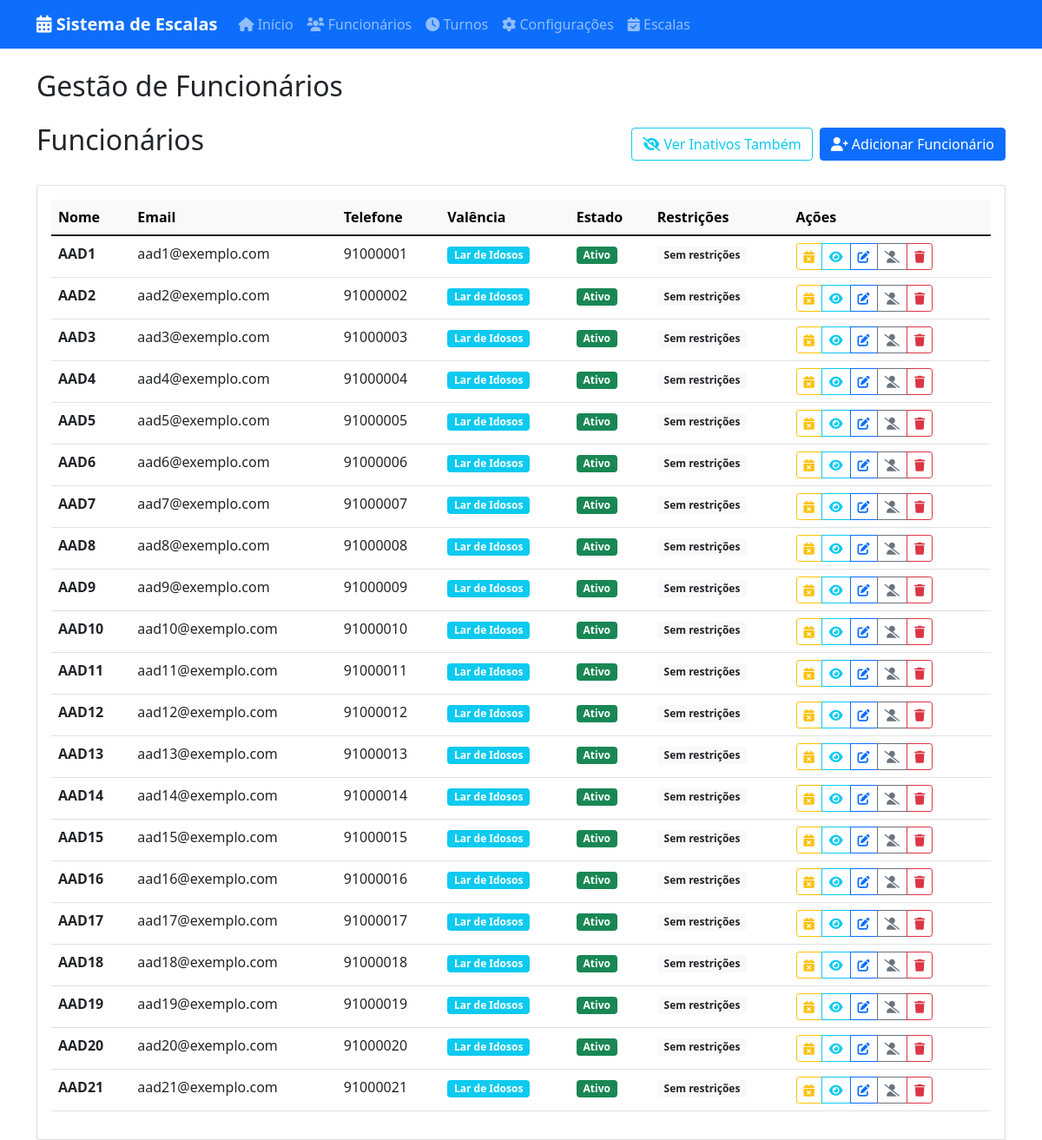
The app's page /funcionarios with its own data.
### models.py (models this page shows)
class Funcionario(db.Model):
    id = db.Column(db.Integer, primary_key=True)
    nome = db.Column(db.String(100), nullable=False)
    email = db.Column(db.String(120), unique=True, nullable=False)
    telefone = db.Column(db.String(20))
    valencia = db.Column(db.String(50), nullable=False)
    ativo = db.Column(db.Boolean, default=True)
    restricoes = db.relationship('Restricao', backref='funcionario', lazy=True, cascade='all, delete-orphan')
    escalas = db.relationship('Escala', backref='funcionario', lazy=True, cascade='all, delete-orphan')

### app.py (the view)
@app.route('/funcionarios')
def funcionarios():
    mostrar_inativos = request.args.get('mostrar_inativos', 'false').lower() == 'true'
    if mostrar_inativos:
        funcionarios = Funcionario.query.options(joinedload(Funcionario.restricoes)).all()
    else:
        funcionarios = Funcionario.query.filter_by(ativo=True).options(joinedload(Funcionario.restricoes)).all()
    return render_template('funcionarios.html', funcionarios=funcionarios, mostrar_inativos=mostrar_inativos)

### templates/funcionarios.html (shortened to what this page needs)
{% extends "base.html" %}
{% block page_title %}Gestão de Funcionários{% endblock %}
{% block content %}
<div class="d-flex justify-content-between align-items-center mb-4">
    <h2>Funcionários</h2>
    <div class="d-flex gap-2">
        {% if mostrar_inativos %}
            <a href="{{ url_for('funcionarios') }}" class="btn btn-outline-secondary">
                <i class="fas fa-eye"></i> Ver Apenas Ativos
            </a>
        {% else %}
            <a href="{{ url_for('funcionarios', mostrar_inativos='true') }}" class="btn btn-outline-info">
                <i class="fas fa-eye-slash"></i> Ver Inativos Também
            </a>
        {% endif %}
        <a href="{{ url_for('adicionar_funcionario') }}" class="btn btn-primary">
            <i class="fas fa-user-plus"></i> Adicionar Funcionário
        </a>
    </div>
</div>
<div class="card">
    <div class="card-body">
        {% if funcionarios %}
        <div class="table-responsive">
            <table class="table table-hover">
                <thead class="table-light">
                    <tr>
                        <th>Nome</th>
                        <th>Email</th>
                        <th>Telefone</th>
                        <th>Valência</th>
                        <th>Estado</th>
                        <th>Restrições</th>
                        <th>Ações</th>
                    </tr>
                </thead>
                <tbody>
                    {% for funcionario in funcionarios %}
                    <tr>
                        <td>
                            <strong>{{ funcionario.nome }}</strong>
                        </td>
                        <td>{{ funcionario.email }}</td>
                        <td>{{ funcionario.telefone or '-' }}</td>
                        <td>
                            <span class="badge bg-info">{{ funcionario.valencia }}</span>
                        </td>
                        <td>
                            {% if funcionario.ativo %}
                                <span class="badge bg-success">Ativo</span>
                            {% else %}
                                <span class="badge bg-secondary">Inativo</span>
                            {% endif %}
                        </td>
                        <td>
                            {% if funcionario.restricoes %}
                                <span class="badge bg-warning">{{ funcionario.restricoes|length }} restrições</span>
                            {% else %}
                                <span class="badge bg-light text-dark">Sem restrições</span>
                            {% endif %}
                        </td>
                        <td>
                            <div class="btn-group" role="group">
                                <button type="button" class="btn btn-sm btn-outline-warning"
                                        title="Gerir Restrições" onclick="mostrarRestricoes({{ funcionario.id }}, '{{ funcionario.nome }}')">
                                    <i class="fas fa-calendar-times"></i>
                                </button>
                                <button type="button" class="btn btn-sm btn-outline-info"
                                        title="Ver Detalhes">
                                    <i class="fas fa-eye"></i>
                                </button>
                                <button type="button" class="btn btn-sm btn-outline-primary"
                                        title="Editar">
                                    <i class="fas fa-edit"></i>
                                </button>
                                {% if funcionario.ativo %}
                                    <button type="button" class="btn btn-sm btn-outline-secondary"
                                            title="Desativar" onclick="confirmarDesativar({{ funcionario.id }}, '{{ funcionario.nome }}')">
                                        <i class="fas fa-user-slash"></i>
                                    </button>
                                {% else %}
                                    <button type="button" class="btn btn-sm btn-outline-success"
                                            title="Ativar" onclick="confirmarAtivar({{ funcionario.id }}, '{{ funcionario.nome }}')">
                                        <i class="fas fa-user-check"></i>
                                    </button>
                                {% endif %}
                                <button type="button" class="btn btn-sm btn-outline-danger"
                                        title="Eliminar" onclick="confirmarEliminar({{ funcionario.id }}, '{{ funcionario.nome }}')">
                                    <i class="fas fa-trash"></i>
                                </button>
                            </div>
                        </td>
                    </tr>
                    {% endfor %}
                </tbody>
            </table>
        </div>
        {% endif %}
    </div>
</div>
{% endblock %}

### templates/base.html (shortened to what this page needs)
<!DOCTYPE html>
<html lang="pt">
<head>
    <link href="https://cdn.jsdelivr.net/npm/bootstrap@5.1.3/dist/css/bootstrap.min.css" rel="stylesheet">
    <link href="https://cdnjs.cloudflare.com/ajax/libs/font-awesome/6.0.0/css/all.min.css" rel="stylesheet">
</head>
<body>
    <nav class="navbar navbar-expand-lg navbar-dark bg-primary">
        <div class="container">
            <a class="navbar-brand" href="{{ url_for('index') }}">
                <i class="fas fa-calendar-alt"></i> Sistema de Escalas
            </a>
            <div class="collapse navbar-collapse" id="navbarNav">
                <ul class="navbar-nav me-auto">
                    <li class="nav-item">
                        <a class="nav-link" href="{{ url_for('index') }}">
                            <i class="fas fa-home"></i> Início
                        </a>
                    </li>
                    <li class="nav-item">
                        <a class="nav-link" href="{{ url_for('funcionarios') }}">
                            <i class="fas fa-users"></i> Funcionários
                        </a>
                    </li>
                    <li class="nav-item">
                        <a class="nav-link" href="{{ url_for('turnos') }}">
                            <i class="fas fa-clock"></i> Turnos
                        </a>
                    </li>
                    <li class="nav-item">
                        <a class="nav-link" href="{{ url_for('configuracoes') }}">
                            <i class="fas fa-cog"></i> Configurações
                        </a>
                    </li>
                    <li class="nav-item">
                        <a class="nav-link" href="{{ url_for('escalas') }}">
                            <i class="fas fa-calendar-check"></i> Escalas
                        </a>
                    </li>
                </ul>
            </div>
        </div>
    </nav>
    <div class="container mt-4">
        <h2 class="mb-4">{% block page_title %}Sistema de Escalas{% endblock %}</h2>
        {% block content %}{% endblock %}
    </div>
</body>
</html>

### templates/base.html (style rules this page uses)
.navbar-brand { font-weight: bold; }
.card { box-shadow: 0 0.125rem 0.25rem rgba(0, 0, 0, 0.075); }
.table th { background-color: #f8f9fa; }
.btn-sm { font-size: 0.875rem; }

### records on screen
Funcionario: nome "AAD1", email "aad1@exemplo.com", telefone "91000001", valencia "Lar de Idosos", ativo "Ativo"
Funcionario: nome "AAD2", email "aad2@exemplo.com", telefone "91000002", valencia "Lar de Idosos", ativo "Ativo"
Funcionario: nome "AAD3", email "aad3@exemplo.com", telefone "91000003", valencia "Lar de Idosos", ativo "Ativo"
Funcionario: nome "AAD4", email "aad4@exemplo.com", telefone "91000004", valencia "Lar de Idosos", ativo "Ativo"
Funcionario: nome "AAD5", email "aad5@exemplo.com", telefone "91000005", valencia "Lar de Idosos", ativo "Ativo"
Funcionario: nome "AAD6", email "aad6@exemplo.com", telefone "91000006", valencia "Lar de Idosos", ativo "Ativo"
Funcionario: nome "AAD7", email "aad7@exemplo.com", telefone "91000007", valencia "Lar de Idosos", ativo "Ativo"
Funcionario: nome "AAD8", email "aad8@exemplo.com", telefone "91000008", valencia "Lar de Idosos", ativo "Ativo"
Funcionario: nome "AAD9", email "aad9@exemplo.com", telefone "91000009", valencia "Lar de Idosos", ativo "Ativo"
Funcionario: nome "AAD10", email "aad10@exemplo.com", telefone "91000010", valencia "Lar de Idosos", ativo "Ativo"
Funcionario: nome "AAD11", email "aad11@exemplo.com", telefone "91000011", valencia "Lar de Idosos", ativo "Ativo"
Funcionario: nome "AAD12", email "aad12@exemplo.com", telefone "91000012", valencia "Lar de Idosos", ativo "Ativo"
Funcionario: nome "AAD13", email "aad13@exemplo.com", telefone "91000013", valencia "Lar de Idosos", ativo "Ativo"
Funcionario: nome "AAD14", email "aad14@exemplo.com", telefone "91000014", valencia "Lar de Idosos", ativo "Ativo"
Funcionario: nome "AAD15", email "aad15@exemplo.com", telefone "91000015", valencia "Lar de Idosos", ativo "Ativo"
Funcionario: nome "AAD16", email "aad16@exemplo.com", telefone "91000016", valencia "Lar de Idosos", ativo "Ativo"
Funcionario: nome "AAD17", email "aad17@exemplo.com", telefone "91000017", valencia "Lar de Idosos", ativo "Ativo"
Funcionario: nome "AAD18", email "aad18@exemplo.com", telefone "91000018", valencia "Lar de Idosos", ativo "Ativo"
Funcionario: nome "AAD19", email "aad19@exemplo.com", telefone "91000019", valencia "Lar de Idosos", ativo "Ativo"
Funcionario: nome "AAD20", email "aad20@exemplo.com", telefone "91000020", valencia "Lar de Idosos", ativo "Ativo"
Funcionario: nome "AAD21", email "aad21@exemplo.com", telefone "91000021", valencia "Lar de Idosos", ativo "Ativo"
